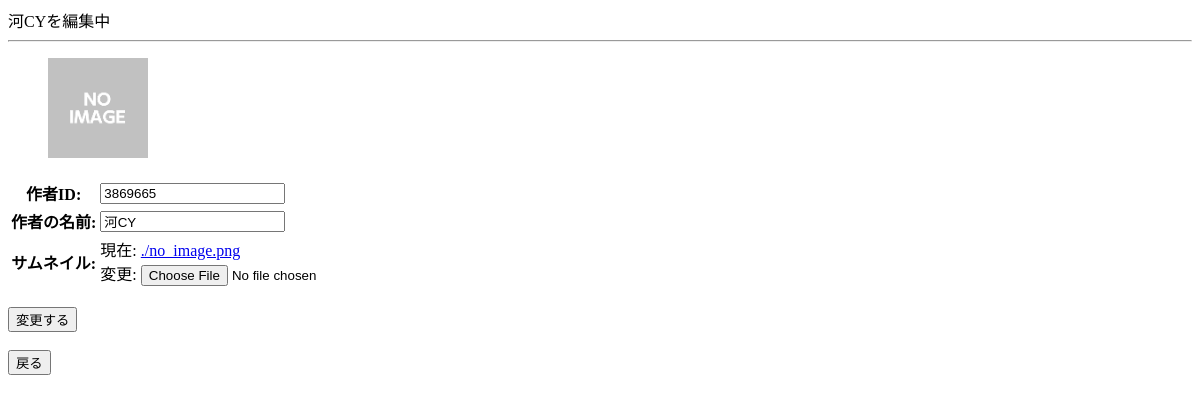
Page /artist_update/6/ on the earlier database version.
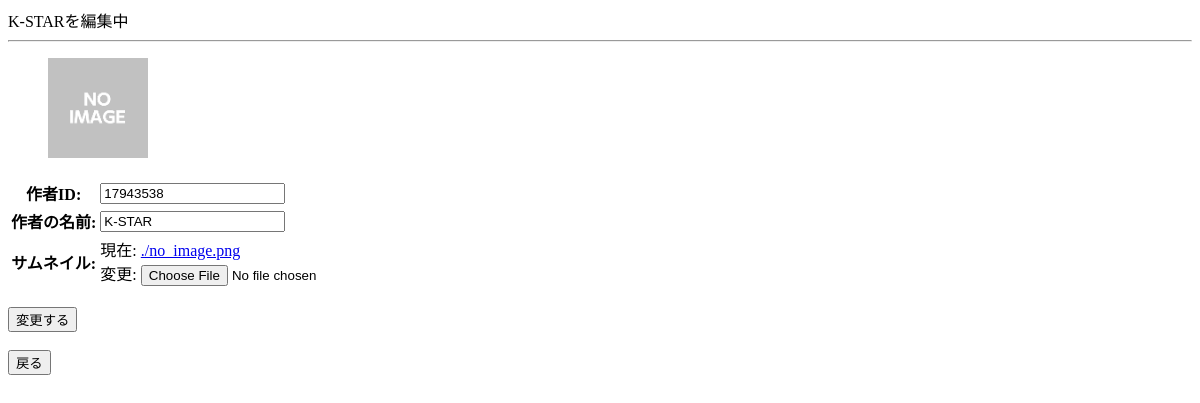
Same page on the later database version.
### general/models.py (models this page shows, shortened)
class Artist(models.Model):
    artist_id = models.IntegerField("作者ID", unique=True)
    artist_name = models.CharField("作者の名前", max_length=30)
    thumbnail = models.ImageField("サムネイル", upload_to='thumbnail/')
    tags = TaggableManager()

### general/views.py (the view, shortened to what this page needs)
# urls.py: url(r'^artist_update/(?P<pk>[0-9]+)/$', views.ArtistUpdateView.as_view(), name="artist_update"),
class ArtistUpdateView(generic.UpdateView):
    template_name = 'I007_artist_update.html'
    form_class = ArtistUpdateForm
    model = Artist
    def get_queryset(self):
        self.queryset = Artist.objects.all()
        return super(ArtistUpdateView, self).get_queryset()
    def get(self, request, pk, *args, **kwargs):
        return super(ArtistUpdateView, self).get(request)

### general/views.py
class ArtistUpdateForm(forms.ModelForm):
    class Meta:
        model = Artist
        fields = ("artist_id", "artist_name", "tags", "thumbnail")

### general/templates/I007_artist_update.html (shortened to what this page needs)
<!DOCTYPE html>
<html lang="en">
<head>
</head>
<body>
    {{ artist.artist_name }}を編集中
    <HR>
    <figure>
        <img src="{{ STATIC_URL }}{{ artist.thumbnail.url }}" width="100">
    </figure>
    <form action="{% url 'general:artist_update' artist.id %}" method="post" enctype="multipart/form-data">
        <table>
            {{ form }}
        </table>
        <br>
        <button type="submit" class="form-button">変更する</button>
    </form>
    <br>
    <input type="button" value="戻る" onClick="history.back()">
</body>
</html>

Differences in the rows shown:
changed Artist: artist_name "河CY" → "K-STAR"; artist_id "3869665" → "17943538"
